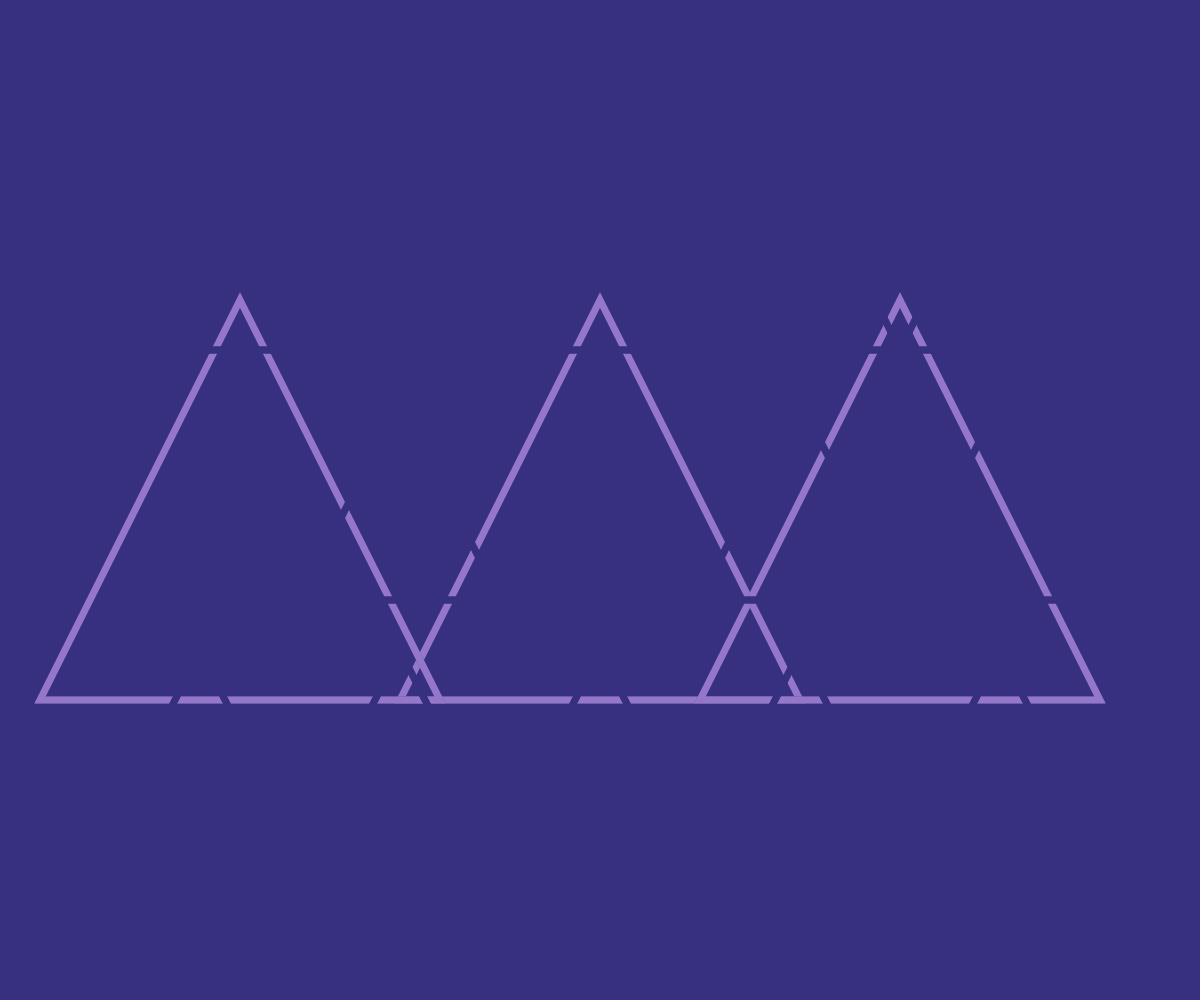
Frame 1 (no input)
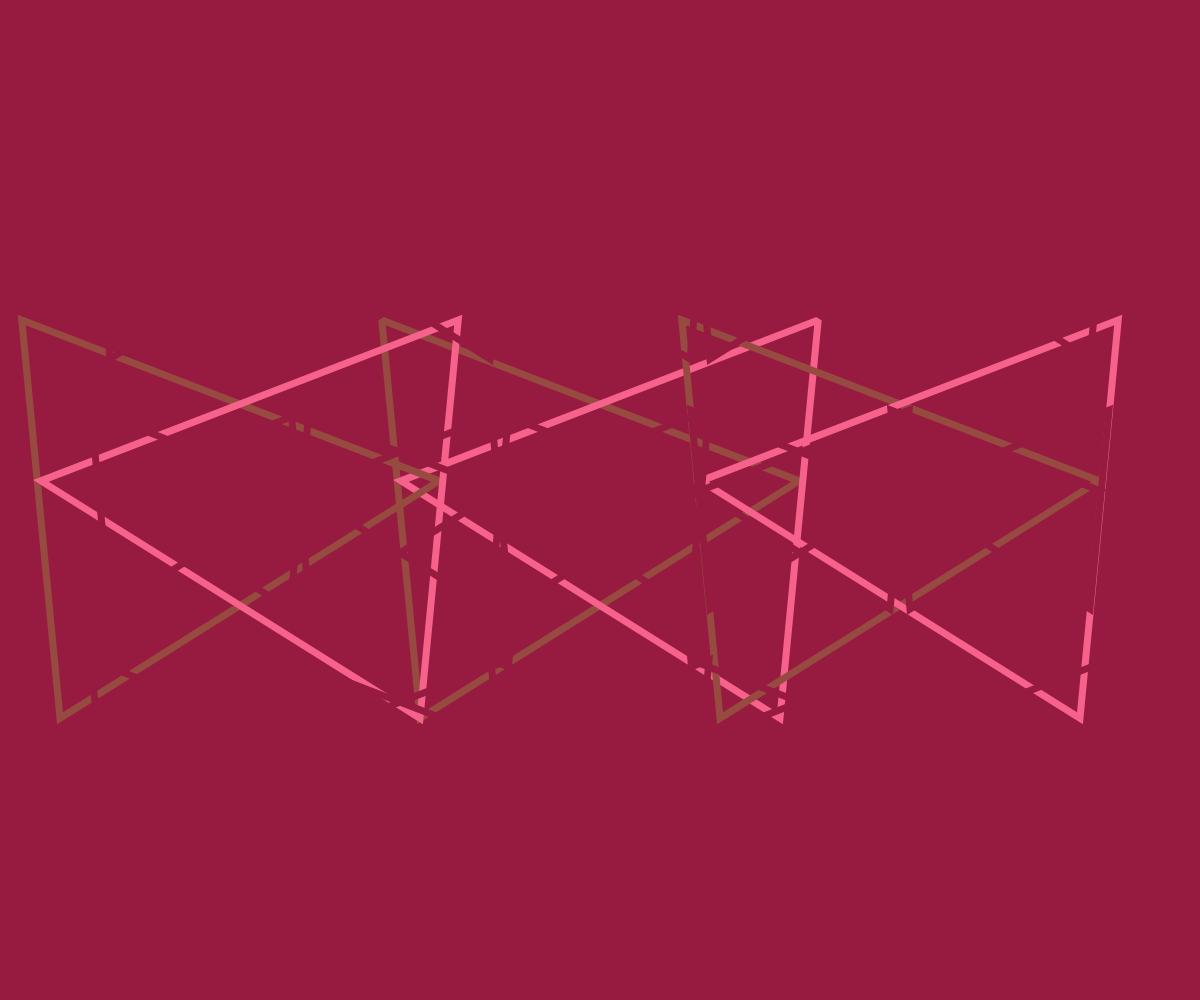
Frame 60 (no input)
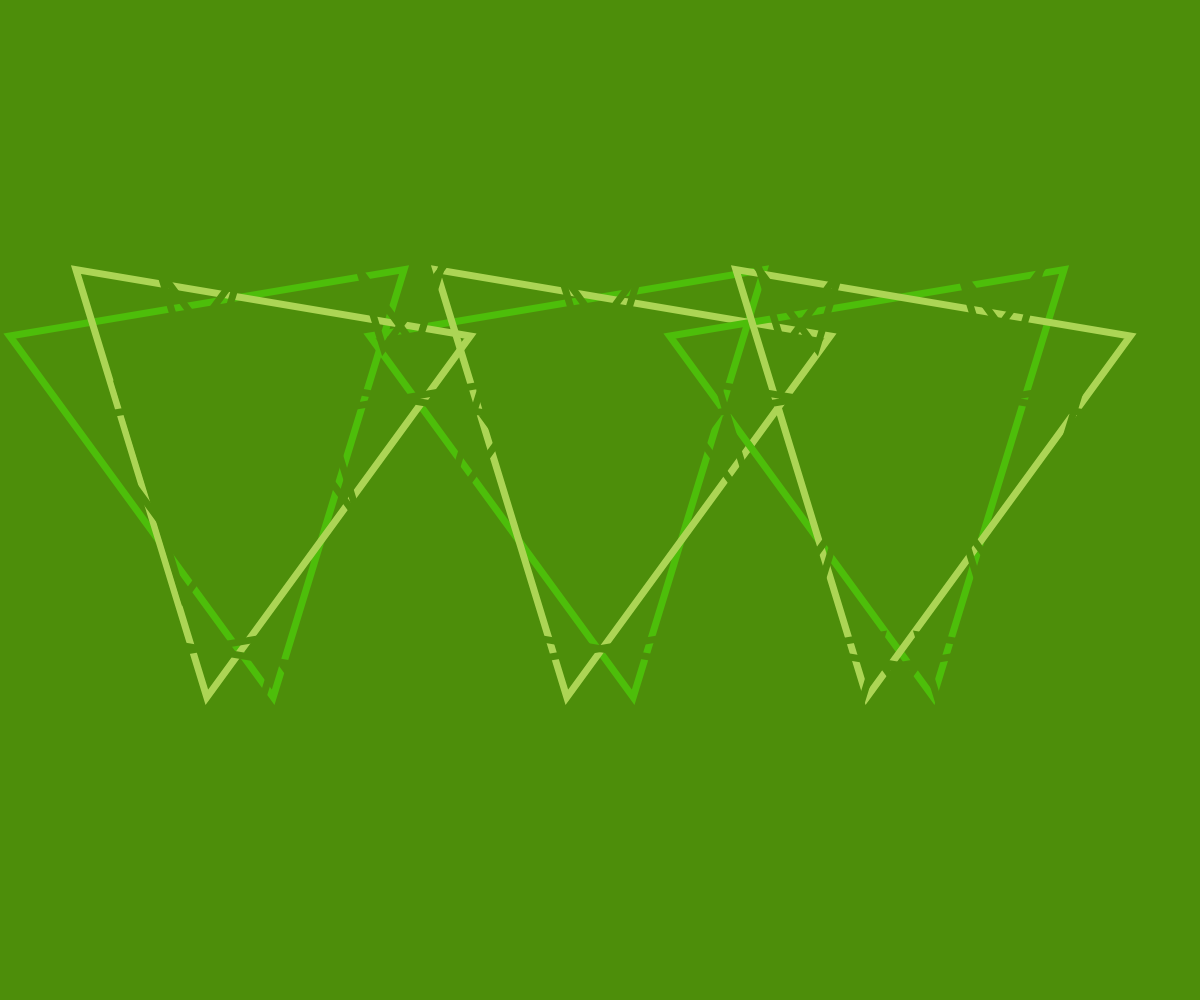
Frame 120 (the mouse pressed at the canvas centre since frame 60)

The p5.js sketch that drew these frames (run headless with seeded random() and noise() and a simulated clock; from frame 60 on, the mouse is pressed at the canvas centre):

// p5.js sketch
// ── sketch.js
var triangles = [];

var r, g, b;

function setup() {
    createCanvas(windowWidth, windowHeight);
    r = random(0, 255);
    b = random(0, 255);
    g = random(0, 255);

    noStroke();

    triangles.push(new Triangle(width / 2, height / 2, 200, 0.025, "green")); //five
    triangles.push(new Triangle(width / 2, height / 2, 200, -0.025, "pink")); //five

    triangles.push(new Triangle(width / 5, height / 2, 200, 0.025, "green")); //one
    triangles.push(new Triangle(width / 5, height / 2, 200, -0.025, "pink")); //one

    triangles.push(new Triangle(900, height / 2, 200, 0.025, "green")); //five

    triangles.push(new Triangle(900, height / 2, 200, -0.025, "pink")); //five

    //    (x, y, s, p, )


    var columns = 6;
    var w = width / columns;

    var rows = 4;
    var h = height / rows;

    for (let x = w; x < width - w / 2; x += w) {
        for (let y = h; y < height - h / 2; y += h) {
            triangles.push(new Triangle(x, y, 100, 0.025));
            triangles.push(new Triangle(x, y, 100, -0.025));


        }
    }
}

function draw() {
    background(0);

    for (let i = 0; i < triangles.length; i++) {
        triangles[i].display();
        triangles[i].update();
    }

    r = random(0, 255);
    b = random(0, 255);
    g = random(0, 255);

    fill(r, g, b, 160 );
//rectMode = CENTER;
    rect(0, 0, width, height);
 
}

class Triangle {
    constructor(x, y, s, p, clr) {
        this.x = x;
        this.y = y;
        this.angle = 0;
        this.size = s;
        this.speed = p;
        //        this.color = clr || color('rgb(0,255,0)');
        this.color = clr || color("black");
    }
    display() {
        push();
        translate(this.x, this.y);
        rotate(this.angle);



        //        stroke('rgb(0,255,0)');

        stroke(this.color);

        strokeWeight(7);
        noFill();


        triangle(0, -this.size,
            this.size, this.size,
            -this.size, this.size);

        pop();
    }
    update() {
        this.angle += this.speed; // speed
    }
}
